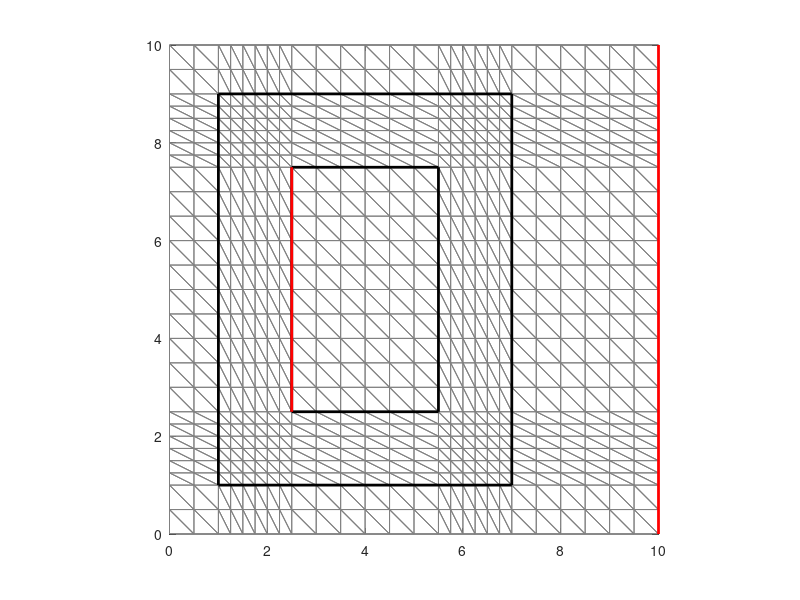

Write the MATLAB code that produced this figure. (Note: this script raises an error after producing the figure.)
close all;
clear;
clc;

dim = [ 10.00 10.00 ]; % board size [x y]
net_step = [ 0.5 0.25 ]; % net steps => [normal accurate]
E = [ 0.50 0.75 ]; % eps => [eps1 eps2]
V = [ 0.50 0.75 ]; % V => [V1 V2]

% shield
s_d = 1.5; % thickness
s_pos = [ 1.00 1.00 ]; % position => [x, y]
s_dim = [ 6.00 8.00 ]; % thickness => [xt yt]
s_bor = [ s_pos s_pos+s_dim; s_pos+s_d s_pos+s_dim-s_d];
s_pol = [ ...
    s_bor(1, 1) s_bor(1, 1) s_bor(1, 3) s_bor(1, 3) s_bor(1, 1); ...
    s_bor(1, 2) s_bor(1, 4) s_bor(1, 4) s_bor(1, 2) s_bor(1, 2); ...
    s_bor(2, 1) s_bor(2, 1) s_bor(2, 3) s_bor(2, 3) s_bor(2, 1); ...
    s_bor(2, 2) s_bor(2, 4) s_bor(2, 4) s_bor(2, 2) s_bor(2, 2)];

xs = [ ...
    0:net_step(1):s_bor(1, 1) ...
    s_bor(1, 1):net_step(2):s_bor(2, 1) ...
    s_bor(2, 1):net_step(1):s_bor(2, 3) ...
    s_bor(2, 3):net_step(2):s_bor(1, 3) ...
    s_bor(1, 3):net_step(1):dim(1)];
ys = [ ...
    0:net_step(1):s_bor(1, 2) ...
    s_bor(1, 2):net_step(2):s_bor(2, 2) ...
    s_bor(2, 2):net_step(1):s_bor(2, 4) ...
    s_bor(2, 4):net_step(2):s_bor(1, 4) ...
    s_bor(1, 4):net_step(1):dim(2)];

xs = unique(xs.','rows');
ys = unique(ys.','rows');

x = size(xs, 1);
y = size(ys, 1);

[X,Y] = meshgrid(xs, ys);
W = [X(:) Y(:)];

m = size(W, 1);
N = 1:1:m;
N = reshape(N, y , x); 

TRI = zeros((x-1)*(y-1)*2, 3);
for i = 1:1:x-1
    tri_lower = [N(1:end-1, i) N(1:end-1, i+1) N(2:end, i)];
    tri_upper = [N(1:end-1, i+1) N(2:end, i+1) N(2:end, i)];
    TRI((i-1)*2*(y-1)+1:i*2*(y-1),:) = [tri_lower; tri_upper];
end
z = size(TRI, 1);

triplot(TRI, W(:, 1), W(:, 2), 'Color', [0.5 0.5 0.5]), axis equal, axis([0 dim(1) 0 dim(2)]), hold on;
rectangle('Position', [s_pos s_dim], 'LineWidth', 2, 'EdgeColor', 'k'), hold on;
rectangle('Position', [s_pos+s_d s_dim-2*s_d], 'LineWidth', 2, 'EdgeColor', 'k'), hold on;
plot([dim(1) dim(1)], [0 dim(2)], 'Color', 'r', 'LineWidth', 2), hold on;
plot(s_bor(2, 1:2), s_bor(2, 1:2)+[0 -s_d*2+s_dim(2)], 'Color', 'r', 'LineWidth', 2), hold on;

% shield area
[s_pol_x, s_pol_y] = polybool('subtraction', s_pol(1, :), s_pol(2, :), s_pol(3, :), s_pol(4, :));
in = inpolygon(W(:,1), W(:,2), s_pol_x, s_pol_y);
s_tri = zeros(z, 3);
t = 0;
for i = 1:1:z
    if in(TRI(i, 1)) == 1 && in(TRI(i, 2)) == 1 && in(TRI(i, 3)) == 1
        t = t + 1;
        s_tri(t, :) = TRI(i, :);
    end
end
s_tri = s_tri(1:t, :); % triangles inside shield walls/borders

% initializing H matrix
H = zeros(m);
for i = 1:1:z
    t = TRI(i,:);
    p = [ W(t(1), :); W(t(2), :); W(t(3), :) ];
    he = getHe(p, E(1));
    H(TRI(i, 1:3), TRI(i, 1:3)) = H(TRI(i, 1:3), TRI(i, 1:3)) + he;
end